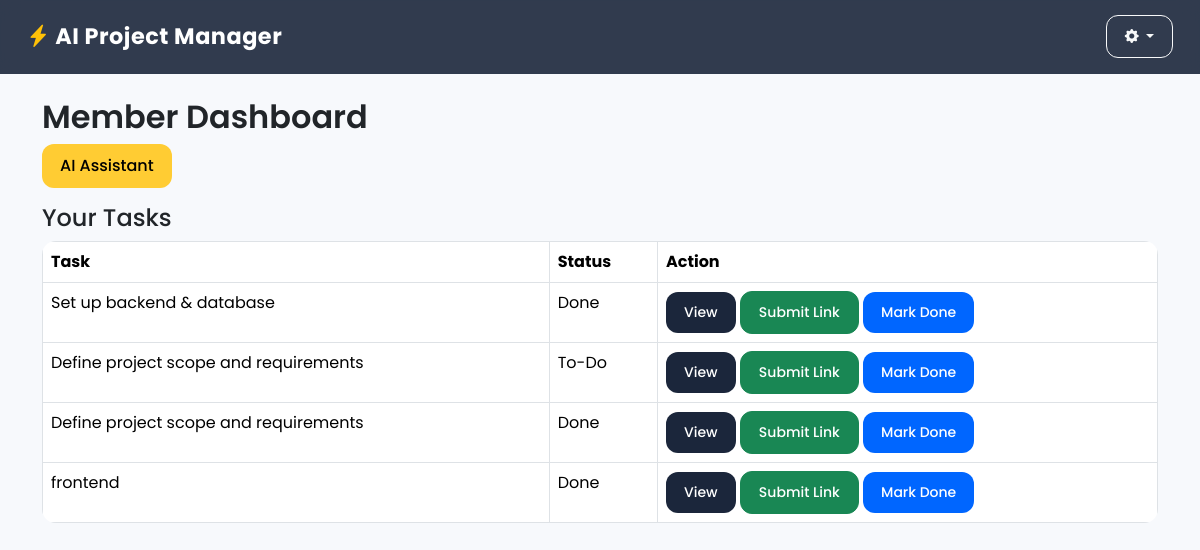
The page /member/dashboard (signed in) on the database its author committed.
### tables this page shows
CREATE TABLE tasks (
        id INTEGER PRIMARY KEY AUTOINCREMENT,
        task TEXT,
        assigned_to TEXT,
        priority TEXT,
        status TEXT,
        created_at TEXT,
        sub_tasks TEXT,
        explanation TEXT,
        team_id INTEGER
    );

### app.py (the view)
@app.route("/member/dashboard")
@login_required(role="member")
def member_dashboard():
    user = current_user()
    conn = get_db()
    tasks = conn.execute("SELECT * FROM tasks WHERE team_id=? ORDER BY id DESC", (user["team_id"],)).fetchall()
    submissions = conn.execute("SELECT * FROM submissions WHERE member_id=?", (user["id"],)).fetchall()
    conn.close()
    return render_template("member_dashboard.html", tasks=tasks, submissions=submissions, user=user)

### app.py (called while the page is built)
def get_db():
    conn = sqlite3.connect(DB_PATH)
    conn.row_factory = sqlite3.Row
    return conn

def current_user():
    uid = session.get("user_id")
    if not uid:
        return None
    conn = get_db()
    user = conn.execute("SELECT * FROM users WHERE id=?", (uid,)).fetchone()
    conn.close()
    return user

def login_required(role=None):
    def decorator(fn):
        from functools import wraps
        @wraps(fn)
        def wrapper(*args, **kwargs):
            user = current_user()
            if not user:
                return redirect(url_for("landing"))
            if role and user["role"] != role:
                flash("Access denied", "danger")
                return redirect(url_for("home_for_role"))
            return fn(*args, **kwargs)
        return wrapper
    return decorator

### templates/member_dashboard.html
{% extends "layout.html" %}
{% block content %}
<h2>Member Dashboard</h2>
<a href="/ai-chat" class="btn btn-warning mb-3">AI Assistant</a>
<h4>Your Tasks</h4>
<table class="table table-bordered">
<tr>
    <th>Task</th>
    <th>Status</th>
    <th>Action</th>
</tr>
{% for t in tasks %}
<tr>
    <td>{{ t.task }}</td>
    <td>{{ t.status }}</td>
    <td>
        <a href="/task/{{t.id}}" class="btn btn-sm btn-dark">View</a>
        <a href="/submit/{{t.id}}" class="btn btn-sm btn-success">Submit Link</a>
        <a href="/member-mark-done/{{t.id}}" class="btn btn-sm btn-primary">Mark Done</a>
    </td>
</tr>
{% endfor %}
</table>
{% endblock %}

### static/css/styles.css (style rules this page uses)
* { margin: 0; padding: 0; box-sizing: border-box; font-family: "Poppins", sans-serif; }
body { background: linear-gradient(135deg, #eef2f3, #dfe9f3); min-height: 100vh; overflow-x: hidden; }
h2 { font-weight: 600; animation: fadeDown .7s ease forwards; }
.btn { border-radius: 12px !important; padding: 10px 18px !important; font-weight: 500; transition: .25s; }
.btn-primary { background:#0066ff; border:none; }
.btn-warning { background:#ffcc33; border:none; }
.btn-dark { background:#1b263b; border:none; }
.table { border-radius: 14px; overflow: hidden; animation: fadeUp .8s ease; }

### rows shown on the page
tasks: task "Set up backend & database", status "Done"
tasks: task "Define project scope and requirements", status "To-Do"
tasks: task "Define project scope and requirements", status "Done"
tasks: task "frontend", status "Done"
